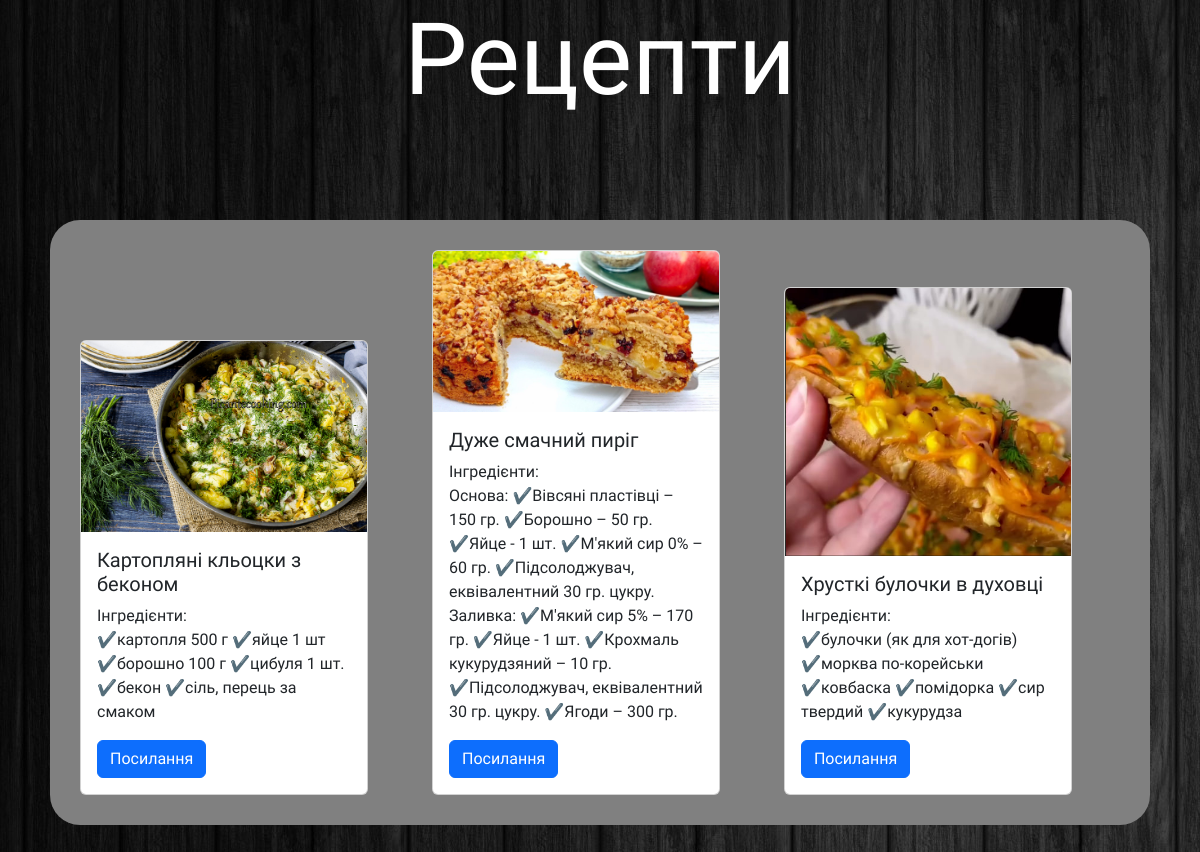
The page / on the database its author committed.
### app.py (models this page shows)
class Recepies(db.Model):
	id=db.Column(db.Integer, primary_key = True)
	title = db.Column(db.String, nullable = False)
	ingredients = db.Column(db.Text)
	actions = db.Column(db.Text)
	img = db.Column(db.Text)
	link = db.Column(db.Text)
	user_id = db.Column(db.Integer, db.ForeignKey('user.id'))
	def __repr__(self):
		return f"Recepie: {self.title}"

### app.py (the view)
@app.route("/")  # Вказуємо url-адресу для виклику функції
def index():
	recepies = Recepies.query.all()
	print(recepies)
	return render_template("my_page.html", recepies=recepies)  # Результат, що повертається у браузер

### templates/my_page.html (shortened to what this page needs)
<!DOCTYPE html>
<html lang="en">
<head>
	<link href="https://cdn.jsdelivr.net/npm/bootstrap@5.3.0-alpha1/dist/css/bootstrap.min.css" rel="stylesheet">
	<link rel="stylesheet" href="{{ url_for('static', filename='mypage.css')}}">
</head>
<body>
	<header>
		<h1>Рецепти</h1>
	</header>
<div class="container_card">
	{% for recepie in recepies %}
	<div class="card" style="width: 18rem;">
		<img src={{recepie.img}} class="card-img-top" alt="...">
		<div class="card-body">
			<h5 class="card-title">{{recepie.title}}</h5>
			<p class="card-text">Інгредієнти: <br>{{recepie.ingredients}}</p>
			<a href={{recepie.link}} class="btn btn-primary">Посилання</a>
		</div>
	</div>
	{% endfor %}
</div>
</body>
</html>

### static/mypage.css (style rules this page uses)
body { min-height: 100vh; font-family: 'Edu NSW ACT Foundation', cursive; background: url("images/background.jpg") no-repeat; background-attachment: fixed; }
h1 { text-align: center; }
.card { margin: 30px; display: inline-block; }
.container_card { margin: 50px; margin-top: 100px; border-radius: 30px; background-color: grey; border-color: white; border: 10px; }
header { font-family: 'Edu NSW ACT Foundation', cursive; color: white; }
h1 { font-family: 'Edu NSW ACT Foundation', cursive; font-size: 100px; }

### rows shown on the page
Recepies: img (picture), title "Картопляні кльоцки з беконом", ingredients "✔️картопля 500 г ✔️яйце 1 шт ✔️борошно 100 г ✔️цибуля 1 шт. ✔️бекон ✔️сіль, перець за смаком"
Recepies: img (picture), title "Дуже смачний пиріг", ingredients "Основа: ✔️Вівсяні пластівці – 150 гр. ✔️Борошно – 50 гр. ✔️Яйце - 1 шт. ✔️М'який сир 0% – 60 гр. ✔️Підсолоджувач, еквівалентний 30 гр. цукру. Заливка: ✔️М'який сир 5% – 170 гр. ✔️Яйце - 1 шт. ✔️Крохмаль кукурудзяний – 10 гр. ✔️Підсолоджувач, еквівалентний 30 гр. цукру. ✔️Ягоди – 300 гр."
Recepies: img (picture), title "Хрусткі булочки в духовці", ingredients "✔️булочки (як для хот-догів) ✔️морква по-корейськи ✔️ковбаска ✔️помідорка ✔️сир твердий ✔️кукурудза"
